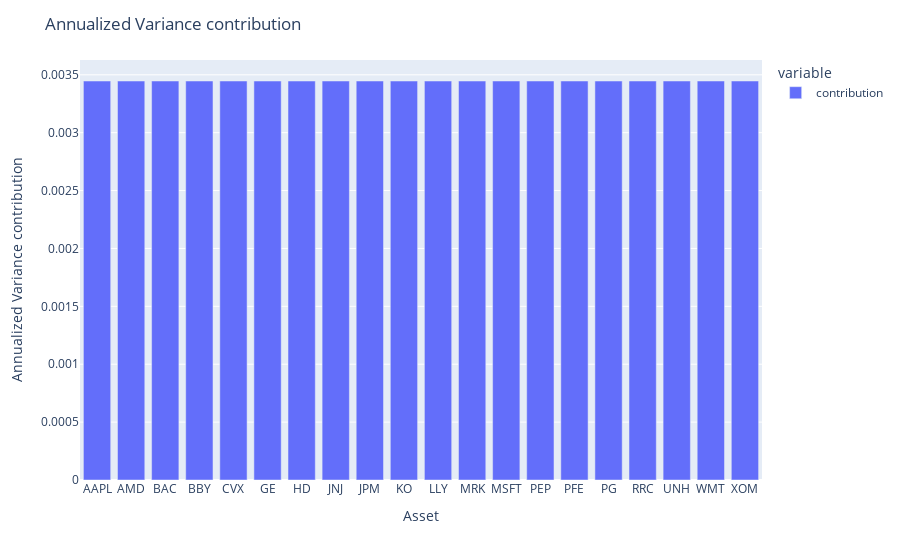

The cell this chart's notebook holds for it:
### Code cell
ptf_model_train = model.predict(X_train)
ptf_model_train.plot_contribution(measure=RiskMeasure.ANNUALIZED_VARIANCE)

### Figure 1 — Plotly figure (JSON) as saved in the notebook; plotly's stock layout.template omitted (floating-point values rounded to 4 significant figures)
{"data": [{"alignmentgroup": "True", "hovertemplate": "variable=contribution<br>index=%{x}<br>value=%{y}<extra></extra>", "legendgroup": "contribution", "marker": {"color": "#636efa", "pattern": {"shape": ""}}, "name": "contribution", "offsetgroup": "contribution", "orientation": "v", "showlegend": true, "textposition": "auto", "type": "bar", "x": ["AAPL", "AMD", "BAC", "BBY", "CVX", "GE", "HD", "JNJ", "JPM", "KO", "LLY", "MRK", "MSFT", "PEP", "PFE", "PG", "RRC", "UNH", "WMT", "XOM"], "xaxis": "x", "y": [0.003446, 0.003446, 0.003446, 0.003446, 0.003446, 0.003446, 0.003446, 0.003446, 0.003446, 0.003446, 0.003446, 0.003446, 0.003446, 0.003446, 0.003446, 0.003446, 0.003446, 0.003446, 0.003446, 0.003446], "yaxis": "y"}], "layout": {"barmode": "relative", "legend": {"title": {"text": "variable"}, "tracegroupgap": 0}, "margin": {"t": 60}, "title": {"text": "Annualized Variance contribution"}, "xaxis": {"anchor": "y", "domain": [0, 1], "title": {"text": "Asset"}}, "yaxis": {"anchor": "x", "domain": [0, 1], "title": {"text": "Annualized Variance contribution"}}}}
